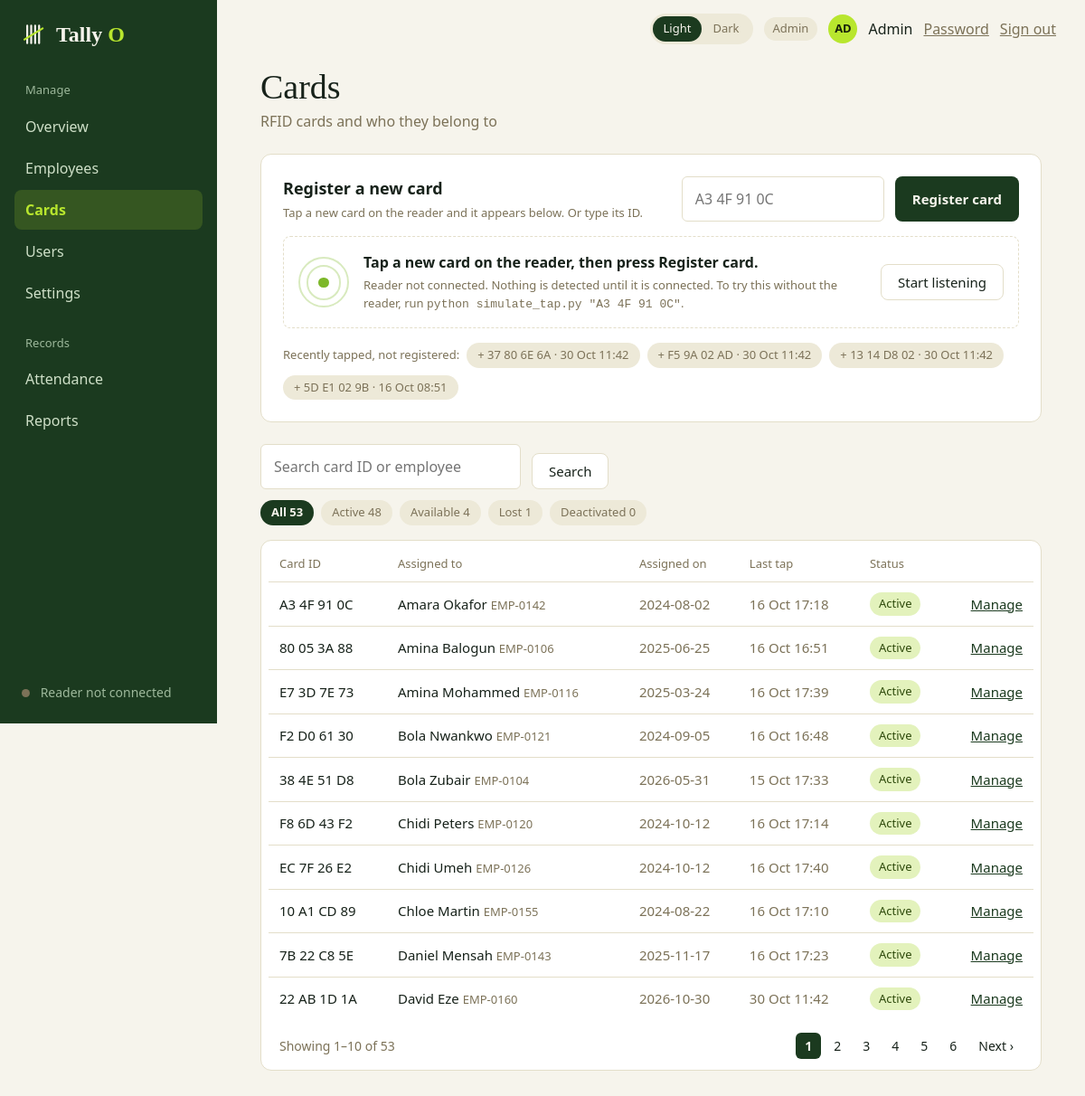
The page /admin/cards (signed in) on the database its author committed.
### tables this page shows
CREATE TABLE cards (
    id          INTEGER PRIMARY KEY,
    uid         TEXT NOT NULL UNIQUE,                   -- normalised: 'A3 4F 91 0C'
    employee_id INTEGER REFERENCES employees(id),
    status      TEXT NOT NULL DEFAULT 'available'
                CHECK (status IN ('available', 'active', 'lost', 'deactivated')),
    assigned_on TEXT,
    created_at  TEXT NOT NULL DEFAULT (datetime('now', 'localtime')),
    CHECK (status <> 'active'    OR employee_id IS NOT NULL),
    CHECK (status <> 'available' OR employee_id IS NULL)
);

CREATE TABLE employees (
    id            INTEGER PRIMARY KEY,
    employee_code TEXT    NOT NULL UNIQUE,              -- e.g. EMP-0142
    full_name     TEXT    NOT NULL,
    department    TEXT    NOT NULL,
    email         TEXT,
    joined_on     TEXT    NOT NULL,
    is_active     INTEGER NOT NULL DEFAULT 1 CHECK (is_active IN (0, 1))
);

### admin.py (the view)
@bp.route("/cards")
@admin_only
def cards():
    q = request.args.get("q", "").strip()[:60]
    status = request.args.get("status", "")
    if status not in queries.CARD_STATUSES:
        status = ""
    conn = db.get_db()
    return render_template(
        "admin_cards.html", result=queries.list_cards(conn, q, status, request.args.get("page", 1, type=int)),
        counts=queries.card_counts(conn), recent=card_service.recent_unregistered(conn),
        q=q, status=status, keep={"q": q or None, "status": status or None},
        today=date.today().isoformat(), **shell_context("Cards"))

### app.py (called while the page is built)
@app.context_processor
def inject_globals():
    return {"APP_NAME": APP_NAME, "APP_TAGLINE": APP_TAGLINE,
            "csrf_token": auth.csrf_token, "safe_url": safe_url,
            "reader": reader.status(db.get_db())}

@app.after_request
def no_store_when_signed_in(response):
    if "user" in session and request.endpoint != "static":
        response.headers["Cache-Control"] = "no-store"
    return response

### auth.py (called while the page is built)
def csrf_token():
    if "csrf" not in session:
        session["csrf"] = secrets.token_hex(16)
    return session["csrf"]

def login_required(view):
    @wraps(view)
    def wrapped(*args, **kwargs):
        user = session.get("user")
        if not user:
            return redirect(url_for("auth.login"))
        row = get_db().execute("SELECT is_active, must_change_password FROM users WHERE id = ?",
                               (user["id"],)).fetchone()
        if row is None or not row["is_active"]:       # deactivated since they signed in
            session.clear()
            return redirect(url_for("auth.login"))
        if row["must_change_password"] and request.endpoint not in ("account.password", "auth.logout"):
            return redirect(url_for("account.password"))
        return view(*args, **kwargs)
    return wrapped

def role_required(*roles):
    def decorator(view):
        @wraps(view)
        @login_required
        def wrapped(*args, **kwargs):
            if session["user"]["role"] not in roles:
                abort(403)
            return view(*args, **kwargs)
        return wrapped
    return decorator

### card_service.py (called while the page is built)
def recent_unregistered(db, limit=5):
    return db.execute("""
        SELECT card_uid, MAX(tapped_at) AS last_tap, COUNT(*) AS taps
        FROM tap_log
        WHERE result = 'unregistered' AND card_uid NOT IN (SELECT uid FROM cards)
        GROUP BY card_uid ORDER BY last_tap DESC LIMIT ?""", (limit,)).fetchall()

### db.py (called while the page is built)
def connect(path=DEFAULT_DB):
    Path(path).parent.mkdir(parents=True, exist_ok=True)
    conn = sqlite3.connect(str(path), isolation_level=None, timeout=10)  # we run transactions ourselves
    conn.row_factory = sqlite3.Row            # rows behave like dicts: row["name"]
    conn.execute("PRAGMA foreign_keys = ON")  # SQLite ignores foreign keys unless asked
    try:
        conn.execute("PRAGMA journal_mode = DELETE")
    except sqlite3.OperationalError:
        pass                                  # busy right now; the setting is applied on a later connection
    return conn

### templates/admin_cards.html (shortened to what this page needs)
{% extends "app_shell.html" %}
{% block content %}
  <h1 class="page-title">Cards</h1>
  <p class="muted mt-1">RFID cards and who they belong to</p>
  <section class="card card-pad mt-5">
    <div class="register">
      <div>
        <h2 class="section-title">Register a new card</h2>
        <p class="muted small mt-1">Tap a new card on the reader and it appears below. Or type its ID.</p>
      </div>
      <form class="register-form" method="post" action="{{ url_for('admin.card_register') }}">
        <input class="input" type="text" id="register_uid" name="uid" placeholder="A3 4F 91 0C" autocomplete="off"
               spellcheck="false" aria-label="Card ID" required>
        <button class="btn" type="submit">Register card</button>
      </form>
    </div>
    {% set listen_purpose = 'register' %}{% set listen_target = '#register_uid' %}{% set listen_idle = 'Tap a new card on the reader, then press Register card.' %}
    <div class="mt-4">{% include "partials/listen_box.html" %}</div>
    {% if recent %}
      <div class="recent-list">
        <span class="muted small">Recently tapped, not registered:</span>
        {% for r in recent %}
          <form class="inline-form" method="post" action="{{ url_for('admin.card_register') }}">
            <button class="chip chip-button" type="submit" title="Register this card">+ {{ r.card_uid }} · {{ r.last_tap | when(today) }}</button>
          </form>
        {% endfor %}
      </div>
    {% endif %}
  </section>
  <form class="toolbar mt-5" method="get" action="{{ url_for('admin.cards') }}">
    <input class="input toolbar-search" type="search" name="q" value="{{ q }}"
           placeholder="Search card ID or employee" aria-label="Search cards">
    <button class="btn btn-secondary" type="submit">Search</button>
  </form>
  <div class="chips">
    <a class="chip" href="{{ url_for('admin.cards', q=q or None) }}" {% if not status %}aria-current="true"{% endif %}>All {{ counts.all }}</a>
    {% for key, label in (('active', 'Active'), ('available', 'Available'), ('lost', 'Lost'), ('deactivated', 'Deactivated')) %}
      <a class="chip" href="{{ url_for('admin.cards', q=q or None, status=key) }}" {% if status == key %}aria-current="true"{% endif %}>{{ label }} {{ counts[key] }}</a>
    {% endfor %}
  </div>
  <div class="card table-card mt-4">
    <table class="table">
      <thead><tr><th>Card ID</th><th>Assigned to</th><th>Assigned on</th><th>Last tap</th><th>Status</th><th></th></tr></thead>
      <tbody>
        {% for c in result.rows %}
          <tr>
            <td>{{ c.uid }}</td>
            <td>{% if c.owner %}{{ c.owner }} <span class="muted small">{{ c.owner_code }}</span>{% else %}<span class="muted">Unassigned</span>{% endif %}</td>
            <td class="muted">{{ c.assigned_on or '–' }}</td>
            <td class="muted">{{ c.last_tap | when(today) if c.last_tap else '–' }}</td>
            <td>
              {% if c.status == 'active' %}<span class="pill pill-ok">Active</span>
              {% elif c.status == 'lost' %}<span class="pill pill-bad">Lost</span>
              {% else %}<span class="pill">{{ c.status | capitalize }}</span>{% endif %}
            </td>
            <td class="right">
              {% if c.status == 'available' %}<a href="{{ url_for('admin.card_assign', card_id=c.id) }}">Assign</a>
              {% elif c.owner_id %}<a href="{{ url_for('admin.employee_card', employee_id=c.owner_id) }}">Manage</a>{% endif %}
            </td>
          </tr>
        {% else %}
          <tr><td colspan="6" class="empty-cell">No cards match your search.</td></tr>
        {% endfor %}
      </tbody>
    </table>
    {% if result.total %}
      <div class="pager">
        <span class="muted">Showing {{ result.first }}–{{ result.last }} of {{ result.total }}</span>
        {% if result.pages > 1 %}
          <nav aria-label="Pages">
            {% for n in result.numbers %}
              {% if n is none %}<span class="page muted">…</span>
              {% elif n == result.page %}<a href="#" aria-current="page">{{ n }}</a>
              {% else %}<a href="{{ url_for('admin.cards', page=n, **keep) }}">{{ n }}</a>{% endif %}
            {% endfor %}
            {% if result.page < result.pages %}<a href="{{ url_for('admin.cards', page=result.page + 1, **keep) }}">Next ›</a>{% endif %}
          </nav>
        {% endif %}
      </div>
    {% endif %}
  </div>
{% endblock %}

### static/css/base.css (style rules this page uses)
:root { --font-sans: Calibri, Carlito, "Segoe UI", system-ui, -apple-system, sans-serif; --font-serif: Charter, "Bitstream Charter", "Sitka Text", Cambria, Georgia, serif; --space-1: 0.25rem; --space-2: 0.5rem; --space-3: 0.75rem; --space-4: 1rem; --space-5: 1.5rem; --space-6: 2rem; --space-7: 3rem; --radius-sm: 6px; --radius-md: 8px; --radius-lg: 12px; --radius-pill: 999px; --sidebar-width: 240px; }
:root, html[data-theme="light"] { color-scheme: light; --bg: #F6F4EC; --surface: #FFFFFF; --text: #17221A; --muted: #7C7258; --subtle: #5C6558; --line: #E3DEC9; --soft: #EDE9D8; --primary: #1B3A1F; --on-primary: #F6F4EC; --accent: #B8E62E; --on-accent: #17200A; --link: #1B3A1F; --brand-accent: #7DB82A; --ring: rgba(27, 58, 31, 0.25); --ok-bg: #E3F2BC; --ok-fg: #2E4A0B; --late-bg: #F8E7BE; --late-fg: #6B4A08; --bad-bg: #F4DAD2; --bad-fg: #7A2E22; --sidebar-bg: #1B3A1F; --sidebar-text: #CFE0C8; --sidebar-muted: #9DB89B; --sidebar-active-bg: rgba(184, 230, 46, 0.16); --sidebar-active-text: #B8E62E; }
*, *::before, *::after { box-sizing: border-box; }
* { margin: 0; }
html { -webkit-text-size-adjust: 100%; }
body { font-family: var(--font-sans); font-size: 1rem; line-height: 1.5; color: var(--text); background: var(--bg); -webkit-font-smoothing: antialiased; }
button, input, select, textarea { font: inherit; color: inherit; }
a { color: var(--link); }
.page-title { font-family: var(--font-serif); font-weight: 400; font-size: 2.375rem; line-height: 1.1; }
.section-title { font-size: 1.125rem; font-weight: 700; }
.muted { color: var(--muted); }
.btn { display: inline-flex; align-items: center; justify-content: center; gap: var(--space-2); padding: 0.625rem 1.125rem; border: 1px solid transparent; border-radius: var(--radius-md); background: var(--primary); color: var(--on-primary); font-size: 0.9375rem; font-weight: 700; line-height: 1.2; text-decoration: none; cursor: pointer; }
.btn-secondary { background: var(--surface); color: var(--text); border-color: var(--line); font-weight: 400; }
.card { background: var(--surface); border: 1px solid var(--line); border-radius: var(--radius-lg); }
.card-pad { padding: var(--space-5); }
.table-card { padding: var(--space-4) var(--space-2) var(--space-2); overflow-x: auto; }
.pill { display: inline-block; padding: 0.1875rem 0.625rem; border-radius: var(--radius-pill); background: var(--soft); color: var(--muted); font-size: 0.8125rem; white-space: nowrap; }
.pill-ok { background: var(--ok-bg); color: var(--ok-fg); }
.table { width: 100%; border-collapse: collapse; font-size: 0.9375rem; }
.table th { padding: 0 0.75rem 0.625rem; text-align: left; font-size: 0.8125rem; font-weight: 400; color: var(--muted); }
.table td { padding: 0.6875rem 0.75rem; border-top: 1px solid var(--line); }
.input { width: 100%; padding: 0.75rem 0.875rem; background: var(--surface); border: 1px solid var(--line); border-radius: var(--radius-sm); }
.inline-form { display: inline; }
.mt-1 { margin-top: var(--space-1); }
.mt-4 { margin-top: var(--space-4); }

### rows shown on the page
cards: status "Active", employee "48"
cards: uid "A3 4F 91 0C", owner "Amara Okafor", owner_code "EMP-0142", assigned_on "2024-08-02", last_tap|when "16 Oct 17:18", status "Active"
cards: uid "80 05 3A 88", owner "Amina Balogun", owner_code "EMP-0106", assigned_on "2025-06-25", last_tap|when "16 Oct 16:51", status "Active"
cards: uid "E7 3D 7E 73", owner "Amina Mohammed", owner_code "EMP-0116", assigned_on "2025-03-24", last_tap|when "16 Oct 17:39", status "Active"
cards: uid "F2 D0 61 30", owner "Bola Nwankwo", owner_code "EMP-0121", assigned_on "2024-09-05", last_tap|when "16 Oct 16:48", status "Active"
cards: uid "38 4E 51 D8", owner "Bola Zubair", owner_code "EMP-0104", assigned_on "2026-05-31", last_tap|when "15 Oct 17:33", status "Active"
cards: uid "F8 6D 43 F2", owner "Chidi Peters", owner_code "EMP-0120", assigned_on "2024-10-12", last_tap|when "16 Oct 17:14", status "Active"
cards: uid "EC 7F 26 E2", owner "Chidi Umeh", owner_code "EMP-0126", assigned_on "2024-10-12", last_tap|when "16 Oct 17:40", status "Active"
cards: uid "10 A1 CD 89", owner "Chloe Martin", owner_code "EMP-0155", assigned_on "2024-08-22", last_tap|when "16 Oct 17:10", status "Active"
cards: uid "7B 22 C8 5E", owner "Daniel Mensah", owner_code "EMP-0143", assigned_on "2025-11-17", last_tap|when "16 Oct 17:23", status "Active"
cards: uid "22 AB 1D 1A", owner "David Eze", owner_code "EMP-0160", assigned_on "2026-10-30", last_tap|when "30 Oct 11:42", status "Active"

### other values the page prints
{{ APP_NAME[:-1] }} "Tally"
{{ APP_NAME[-1]|upper }} "O"
{{ group.label }} "Manage" "Records"
{{ link.name }} "Overview" "Employees" "Cards" "Users" "Settings" "Attendance" "Reports"
{{ reader.label }} "Reader not connected"
{{ role_label }} "Admin"
{{ user_initials }} "AD"
{{ user_name }} "Admin"
{{ listen_idle or 'Tap a card on the reader to detect it.' }} "Tap a new card on the reader, then press Register card."
{{ r.card_uid }} "37 80 6E 6A" "F5 9A 02 AD" "13 14 D8 02" "5D E1 02 9B"
{{ r.last_tap | when(today) }} "30 Oct 11:42" "30 Oct 11:42" "30 Oct 11:42" "16 Oct 08:51"
{{ counts.all }} "53"
{{ label }} "Available" "Lost" "Deactivated"
{{ counts[key] }} "4" "1" "0"
{{ result.first }} "1"
